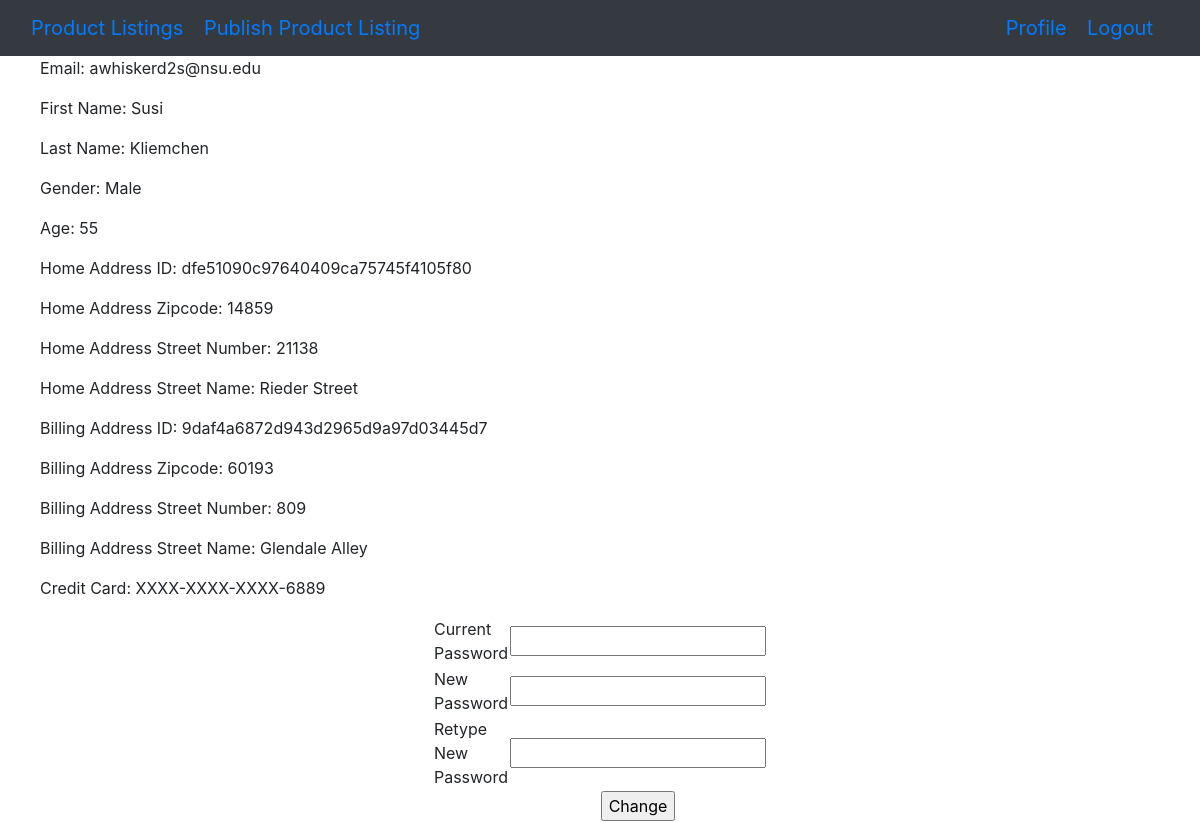
Page /profile (signed in) on the committed database.
### tables this page shows
CREATE TABLE Buyers
        (email TEXT NOT NULL, 
        first_name TEXT NOT NULL,
        last_name TEXT NOT NULL,
        gender TEXT NOT NULL,
        age INTEGER NOT NULL,
        home_address_ID TEXT NOT NULL,
        billing_address_ID TEXT NOT NULL,
        FOREIGN KEY (email) REFERENCES Users (email),
        FOREIGN KEY (home_address_ID) REFERENCES Address (address_ID),
        FOREIGN KEY (billing_address_ID) REFERENCES Address (address_ID));

CREATE TABLE Address
        (address_ID TEXT NOT NULL,
        zipcode INTEGER NOT NULL,
        street_num INTEGER NOT NULL,
        street_name TEXT NOT NULL,
        PRIMARY KEY (address_ID));

### NittanyMarket.py (the view)
@app.route('/profile', methods=['GET', 'POST'])
def userProfile():
    error = None
    if "username" not in session:
        return redirect(url_for('login'))
    data = fetch_profile_data(session["username"])
    userLoggedIn = False
    if "username" in session:
        userLoggedIn = True
    userIsSeller = False
    if 'seller' in session:
        userIsSeller = True
    if request.method == 'GET':
        return render_template('profile.html', data=data, changePassAttempt=False, attemptSuccess=None,
            userLoggedIn=userLoggedIn, userIsSeller=userIsSeller)
    else:
        attemptSuccess = valid_password_change(request.form['currentpassword'], request.form['newpassword'], request.form['newpasswordretype'])
        return render_template('profile.html', data=data, changePassAttempt=True, attemptSuccess=attemptSuccess,
            userLoggedIn=userLoggedIn, userIsSeller=userIsSeller)

### NittanyMarket.py (called while the page is built)
def fetch_profile_data(user):
    connection = sql.connect('NittanyMarket.db')
    string = "SELECT * FROM Buyers WHERE email=?"
    cursor = connection.execute(string, [user])
    personalData = cursor.fetchone()
    string = "SELECT zipcode, street_num, street_name FROM Address WHERE address_id=?"
    cursor = connection.execute(string, [personalData[5]])
    homeAddressData = cursor.fetchone()
    cursor = connection.execute(string, [personalData[6]])
    billingAddressData = cursor.fetchone()
    string = "SELECT SUBSTRING(credit_card_num, 16, 4) FROM Credit_Cards WHERE Owner_email=?"
    cursor = connection.execute(string, [user])
    lastFourDigit = cursor.fetchone()
    return personalData + homeAddressData + billingAddressData + lastFourDigit

### templates/profile.html (shortened to what this page needs)
<!DOCTYPE html>
<html lang="en" dir="ltr">
<head>
    <link rel="stylesheet" href="https://stackpath.bootstrapcdn.com/bootstrap/4.4.1/css/bootstrap.min.css"
>
</head>
<body>
    <nav class="navbar navbar-default bg-dark">
        <div class="container-fluid">
            <div class="navbar-header">
                <a class="navbar-brand" href="productlistings">Product Listings</a>
                {% if userIsSeller == True %}
                    <a class="navbar-brand" href="publishproductlisting">Publish Product Listing</a>
                {% endif %}
            </div>
            {% if userLoggedIn == True %}
            <div class="navbar-header-right">
                <a style="text-align: right;" class="navbar-brand" href="profile">Profile</a>
                <a style="text-align: right;" class="navbar-brand" href="logout">Logout</a>
            </div>
            {% else %}
            <div class="navbar-header-right">
                <a style="text-align: right;" class="navbar-brand" href="login">Login</a>
            </div>
            {% endif %}
        </div>
    </nav>
    <div class="profile.html website">
        <div>
            <ul>
                <p>Email: {{data[0]}}</p>
                <p>First Name: {{data[1]}}</p>
                <p>Last Name: {{data[2]}}</p>
                <p>Gender: {{data[3]}}</p>
                <p>Age: {{data[4]}}</p>
                <p>Home Address ID: {{data[5]}}</p>
                <p>Home Address Zipcode: {{data[7]}}</p>
                <p>Home Address Street Number: {{data[8]}}</p>
                <p>Home Address Street Name: {{data[9]}}</p>
                <p>Billing Address ID: {{data[6]}}</p>
                <p>Billing Address Zipcode: {{data[10]}}</p>
                <p>Billing Address Street Number: {{data[11]}}</p>
                <p>Billing Address Street Name: {{data[12]}}</p>
                <p>Credit Card: XXXX-XXXX-XXXX-{{data[13]}}</p>
            </ul>
            <form method="POST" action="/profile">
                <table align = "center" border="0" width="300">
                    <tr>
                        <td>Current Password</td>
                        <td><input type="text" name="currentpassword" size="20"></td>
                    </tr>
                    <tr>
                        <td>New Password</td>
                        <td><input type="text" name="newpassword" size="20"></td>
                    </tr>
                    <tr>
                        <td>Retype New Password</td>
                        <td><input type="text" name="newpasswordretype" size="20"></td>
                    </tr>
                    <tr>
                    <td></td>
                    <td align = "center"><input type="submit" value="Change"
                        name="submit"></td>
                    </tr>
                </table>
            </form>
        </div>
    </div>
</body>
</html>

### rows in the picture
Buyers: email "awhiskerd2s@nsu.edu", first_name "Susi", last_name "Kliemchen", gender "Male", home_address_ID "dfe51090c97640409ca75745f4105f80", billing_address_ID "9daf4a6872d943d2965d9a97d03445d7"
Address: zipcode "14859", street_num "21138", street_name "Rieder Street"
Address: zipcode "60193", street_num "809", street_name "Glendale Alley"

### other values in the picture
{{ data[4] }} "55"
{{ data[13] }} "6889"
